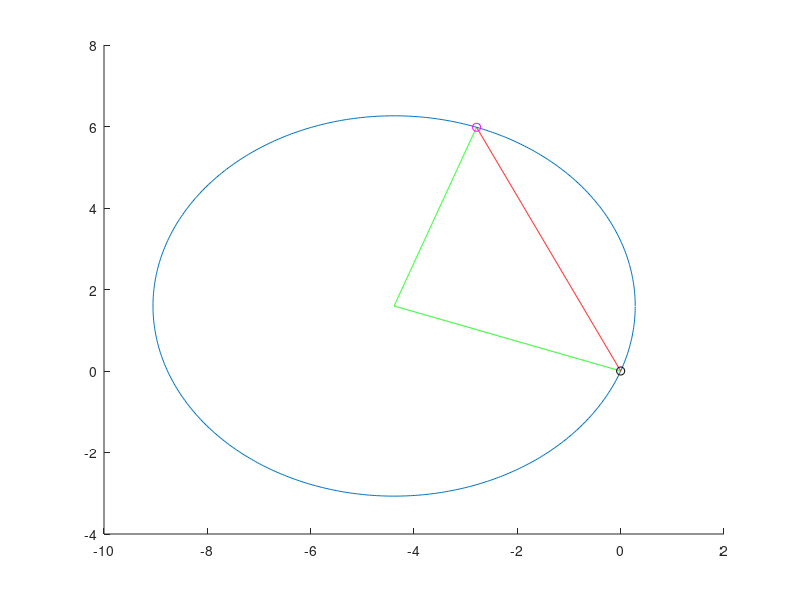

Source code (MATLAB):
clear all; close all;

StartPoint = [0 0];
BowRange = 7.3304;
IADegree = 70;
InputAngle = IADegree*pi/180;
OutputAngle = 160*pi/180;


Radius = BowRange/abs((OutputAngle-InputAngle));
EndPointX = StartPoint(1) + Radius*(sin(OutputAngle)-sin(InputAngle));
EndPointY = StartPoint(2) + Radius*(cos(InputAngle)-cos(OutputAngle));

CenterPointX = StartPoint(1) + Radius*cos(InputAngle+pi/2);
CenterPointY = StartPoint(2) + Radius*sin(InputAngle+pi/2);

t = 0:0.01:2*pi;

xVal = CenterPointX + Radius*cos(t);
yVal = CenterPointY + Radius*sin(t);

t1 = 0:0.01:Radius;

Xline1 = linspace(CenterPointX,StartPoint(1),length(t1));
Yline1 = linspace(CenterPointY,StartPoint(2),length(Xline1));

Xline2 = linspace(CenterPointX,EndPointX,length(t1));
Yline2 = linspace(CenterPointY,EndPointY,length(t1));

Xline3 = linspace(StartPoint(1),EndPointX,length(t1));
Yline3 = linspace(StartPoint(2),EndPointY,length(t1));

%t2 = ((abs(90-IADegree)/360)/abs(OutputAngle-InputAngle)):0.01:abs(OutputAngle-InputAngle);
%xunit = Radius * cos(t2) + CenterPointX;
%yunit = Radius * sin(t2) + CenterPointY;

figure;
hold on;
plot(xVal,yVal);
plot(Xline1,Yline1, 'g');
plot(Xline2,Yline2, 'g');
plot(Xline3,Yline3, 'r');
plot(EndPointX,EndPointY,'mo')
plot(StartPoint(1),StartPoint(2),'ko');
%plot(xunit,yunit,'m');
hold off;

